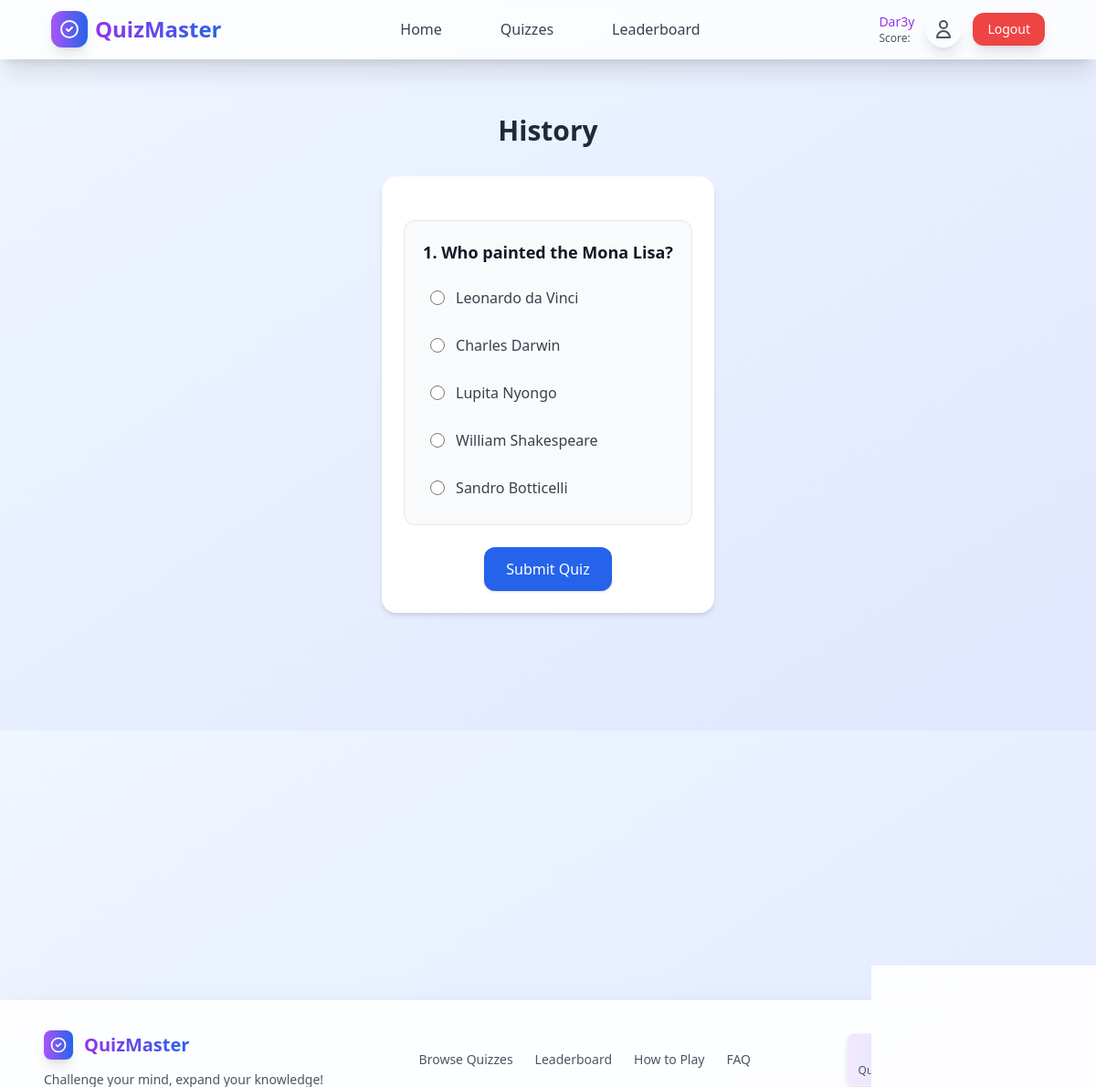
Page /quiz/4/ (signed in) on the committed database.
### quizApp/models.py (models this page shows, shortened)
class Quiz(models.Model):
    title = models.CharField(max_length=200)
    description = models.TextField(blank=True)
    created_at = models.DateTimeField(auto_now_add=True)

class Question(models.Model):
    quiz = models.ForeignKey(Quiz, related_name="questions", on_delete=models.CASCADE)
    text = models.TextField()

class Answer(models.Model):
    question = models.ForeignKey(Question, related_name="answers", on_delete=models.CASCADE)
    text = models.CharField(max_length=200)
    is_correct = models.BooleanField(default=False)

### quizApp/views.py (the view, shortened to what this page needs)
# urls.py: path('<int:quiz_id>/', views.take_quiz, name='take_quiz'),
@login_required
def take_quiz(request, quiz_id):
    quiz = get_object_or_404(Quiz, pk=quiz_id)
    return render(request, 'take_quiz.html', {'quiz': quiz})

### quizApp/templates/take_quiz.html (shortened to what this page needs)
{% extends 'base.html' %}
{% block content %}
<div class="container mx-auto px-6 py-10 max-w-3xl">
    <h2 class="text-3xl font-bold text-center text-gray-800 mb-8">{{ quiz.title }}</h2>
    <form method="post" class="bg-white shadow-md rounded-2xl p-6 space-y-6">
        {% for question in quiz.questions.all %}
            <div class="p-5 border border-gray-200 rounded-xl bg-gray-50">
                <p class="text-lg font-semibold text-gray-900 mb-4">
                    {{ forloop.counter }}. {{ question.text }}
                </p>
                <div class="space-y-3">
                    {% for answer in question.answers.all %}
                        <label class="flex items-center space-x-3 cursor-pointer hover:bg-gray-100 p-2 rounded-lg transition">
                            <input
                                type="radio"
                                name="{{ question.id }}"
                                value="{{ answer.id }}"
                                class="h-4 w-4 text-blue-600 focus:ring-blue-500 border-gray-300"
                            >
                            <span class="text-gray-700">{{ answer.text }}</span>
                        </label>
                    {% endfor %}
                </div>
            </div>
        {% endfor %}
        <div class="text-center">
            <button type="submit"
                class="px-6 py-3 bg-blue-600 text-white font-medium rounded-xl shadow hover:bg-blue-700 transition">
                Submit Quiz
            </button>
        </div>
    </form>
</div>
{% endblock %}

### templates/base.html (shortened to what this page needs)
{% load static %}
<!DOCTYPE html>
<html lang="en">
<head>
    <script src="https://cdn.tailwindcss.com"></script>
    <link rel="stylesheet" href="{% static 'css/auth.css' %}">
</head>
<body class="min-h-screen bg-gradient-to-br from-blue-50 to-indigo-100 flex flex-col">
    <nav class="bg-white/80 backdrop-blur-lg shadow-xl border-b border-white/20 sticky top-0 z-50">
        <div class="max-w-6xl mx-auto px-4 sm:px-6 lg:px-8">
            <div class="flex justify-between items-center h-16">
                <div class="flex items-center space-x-2">
                    <div class="w-10 h-10 bg-gradient-to-r from-purple-500 to-blue-600 rounded-xl flex items-center justify-center transform hover:rotate-12 transition-all duration-300 shadow-lg">
                        <svg class="w-6 h-6 text-white" fill="none" stroke="currentColor" viewBox="0 0 24 24">
                            <path stroke-linecap="round" stroke-linejoin="round" stroke-width="2" d="M9 12l2 2 4-4m6 2a9 9 0 11-18 0 9 9 0 0118 0z"></path>
                        </svg>
                    </div>
                    <a href="" class="text-2xl font-bold bg-gradient-to-r from-purple-600 to-blue-600 bg-clip-text text-transparent hover:scale-105 transform transition-all duration-300">
                    </a>
                </div>
                <div class="hidden md:flex items-center space-x-8">
                    <a href="" class="text-gray-700 hover:text-purple-600 px-4 py-2 font-medium transition-all duration-300 hover:bg-purple-50 rounded-xl relative group">
                        <span class="relative z-10">Home</span>
                    </a>
                    <a href="" class="text-gray-700 hover:text-purple-600 px-4 py-2 font-medium transition-all duration-300 hover:bg-purple-50 rounded-xl relative group">
                        <span class="relative z-10">Quizzes</span>
                    </a>
                    <a href="" class="text-gray-700 hover:text-purple-600 px-4 py-2 font-medium transition-all duration-300 hover:bg-purple-50 rounded-xl relative group">
                        <span class="relative z-10">Leaderboard</span>
                    </a>
                </div>
                <div class="flex items-center space-x-4">
                    {% if user.is_authenticated %}
                        <div class="flex items-center space-x-3">
                            <div class="text-sm text-gray-600">
                                <span class="font-medium text-purple-600">{{ user.username }}</span>
                               <div class="text-xs">Score: </div>
                            </div>
                            <a href="" class="p-2 text-gray-600 hover:text-purple-600 hover:bg-purple-50 rounded-full transition-all duration-300 transform hover:scale-110 shadow-lg hover:shadow-xl">
                                <svg class="w-6 h-6" fill="none" stroke="currentColor" viewBox="0 0 24 24">
                                    <path stroke-linecap="round" stroke-linejoin="round" stroke-width="2" d="M16 7a4 4 0 11-8 0 4 4 0 018 0zM12 14a7 7 0 00-7 7h14a7 7 0 00-7-7z"></path>
                                </svg>
                            </a>
                            <a href="{% url 'authApp:Logout' %}" class="bg-red-500 text-white px-4 py-2 rounded-xl hover:bg-red-600 transform hover:scale-105 transition-all duration-300 shadow-lg hover:shadow-xl text-sm">Logout</a>
                        </div>
                    {% endif %}
                </div>
            </div>
        </div>
    </nav>
    <main class="flex-1 main_container min-h-[calc(100vh-200px)]">
        {% block content %}{% endblock %}
    </main>
    <footer class="bg-white/90 backdrop-blur-lg shadow-2xl border-t border-white/30 mt-auto">
        <div class="max-w-6xl mx-auto px-6 py-8">
            <div class="flex flex-col lg:flex-row items-center justify-between space-y-6 lg:space-y-0">
                <div class="flex flex-col items-center lg:items-start space-y-3">
                    <div class="flex items-center space-x-3">
                        <div class="w-8 h-8 bg-gradient-to-r from-purple-500 to-blue-600 rounded-lg flex items-center justify-center shadow-lg">
                            <svg class="w-5 h-5 text-white" fill="none" stroke="currentColor" viewBox="0 0 24 24">
                                <path stroke-linecap="round" stroke-linejoin="round" stroke-width="2" d="M9 12l2 2 4-4m6 2a9 9 0 11-18 0 9 9 0 0118 0z"></path>
                            </svg>
                        </div>
                        <h3 class="text-xl font-bold bg-gradient-to-r from-purple-600 to-blue-600 bg-clip-text text-transparent">QuizMaster</h3>
                    </div>
                    <p class="text-gray-600 text-sm text-center lg:text-left max-w-xs">Challenge your mind, expand your knowledge!</p>
                </div>
                <div class="flex flex-wrap justify-center lg:justify-start items-center gap-6">
                    <a href="" class="text-gray-600 hover:text-purple-600 text-sm font-medium transition-colors duration-300 hover:scale-105 transform">Browse Quizzes</a>
                    <a href="" class="text-gray-600 hover:text-purple-600 text-sm font-medium transition-colors duration-300 hover:scale-105 transform">Leaderboard</a>
                    <a href="#" class="text-gray-600 hover:text-purple-600 text-sm font-medium transition-colors duration-300 hover:scale-105 transform">How to Play</a>
                    <a href="#" class="text-gray-600 hover:text-purple-600 text-sm font-medium transition-colors duration-300 hover:scale-105 transform">FAQ</a>
                </div>
                <div class="flex flex-wrap justify-center gap-3 max-w-sm">
                    <div class="bg-gradient-to-r from-purple-100 to-blue-100 rounded-lg px-3 py-2 shadow-md border border-white/50 flex-shrink-0">
                        <div class="text-center">
                            <div class="text-base font-bold text-purple-700 animate-pulse-slow">{{ total_quizzes|default:0 }}</div>
                            <div class="text-xs text-gray-600">Quizzes</div>
                        </div>
                    </div>
                    <div class="bg-gradient-to-r from-blue-100 to-indigo-100 rounded-lg px-3 py-2 shadow-md border border-white/50 flex-shrink-0">
                        <div class="text-center">
                            <div class="text-base font-bold text-blue-700 animate-bounce-soft">{{ active_users|default:0 }}</div>
                            <div class="text-xs text-gray-600">Users</div>
                        </div>
                    </div>
                    <div class="bg-gradient-to-r from-green-100 to-emerald-100 rounded-lg px-3 py-2 shadow-md border border-white/50 flex-shrink-0">
                        <div class="text-center">
                            <div class="text-base font-bold text-green-700">{{ total_answers|default:0 }}+</div>
                            <div class="text-xs text-gray-600">Answers</div>
                        </div>
                    </div>
                </div>
            </div>
        </div>
    </footer>
</body>
</html>

### static/css/auth.css (style rules this page uses)
.main_container { margin: 20px auto; height: 100vh; }

### rows in the picture
Quiz: title "History"
Question: text "Who painted the Mona Lisa?"
Answer: text "Leonardo da Vinci"
Answer: text "Charles Darwin"
Answer: text "Lupita Nyongo"
Answer: text "William Shakespeare"
Answer: text "Sandro Botticelli"

### other values in the picture
{{ user.username }} "Dar3y"
